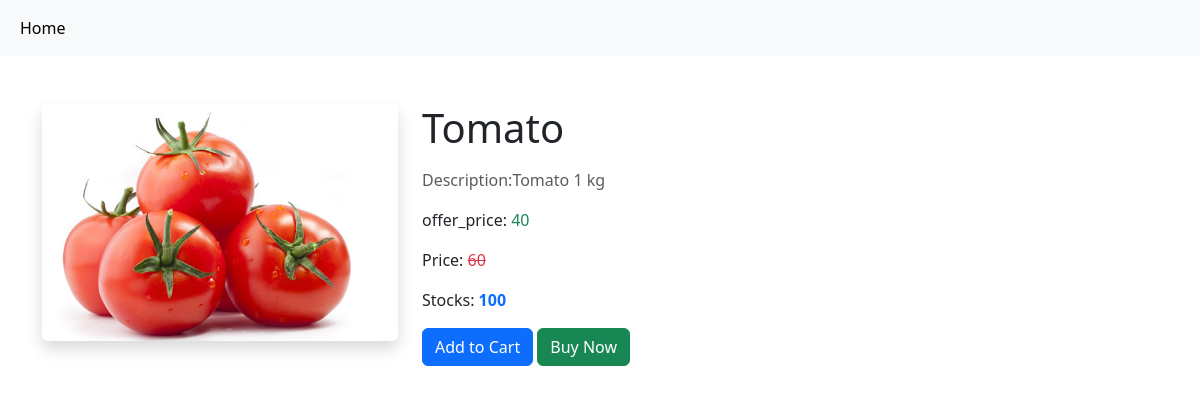
Before: /product_view/1/ with the older database file.
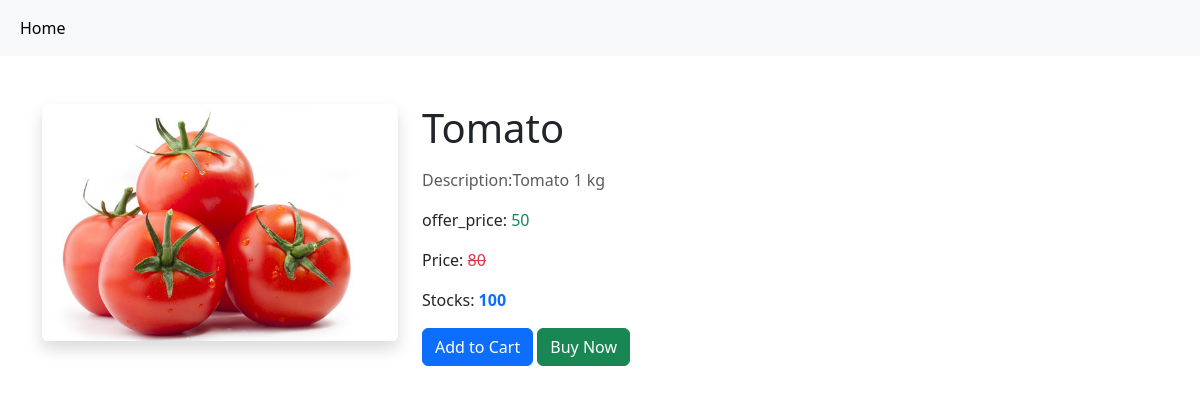
After: the same page with the newer database file.
### gm_app/models.py (models this page shows)
class Product(models.Model):
    pid=models.TextField()
    name=models.TextField()
    dis=models.TextField()
    offer_price=models.IntegerField()
    price=models.IntegerField()
    stock=models.IntegerField()
    category=models.ForeignKey(Category,on_delete=models.CASCADE)
    img=models.FileField()

### gm_app/views.py (the view)
# urls.py: path('product_view/<int:pid>/', views.product_view, name='product_view'),
def product_view(req,pid):
       product = get_object_or_404(Product, id=pid)
       data=Product.objects.get(pk=pid)
       return render(req,'user/product_view.html',{'Product':data,'product': product})

### templates/user/product_view.html (shortened to what this page needs)
<!DOCTYPE html>
<html lang="en">
<head>
    <link href="https://cdn.jsdelivr.net/npm/bootstrap@5.3.2/dist/css/bootstrap.min.css" rel="stylesheet">
</head>
<body>
    <nav class="navbar navbar-expand-sm bg-light navbar-light">
        <div class="container-fluid">
          <ul class="navbar-nav">
            <li class="nav-item">
              <a class="nav-link active" href="{% url 'user_home' %}">Home</a>
            </li>
          </ul>
        </div>
    </nav>
    <div class="container mt-5">
        <div class="row">
            <div class="col-md-4">
                <img src="{{ Product.img.url }}" alt="Product Image" class="img-fluid rounded shadow">
            </div>
            <div class="col-md-8">
                <h1 class="mb-3">{{ Product.name }}</h1>
                <p class="text-muted">Description:<span class="fw-normal">{{ Product.dis }} </span></p>
                <p>offer_price: <del style="text-decoration: none;" class="text-success">{{ Product.offer_price }}</del></p>
                <p>Price: <del style="text-decoration: line-through;" class="text-danger">{{ Product.price }}</del></p>
                <p>Stocks: <span class="fw-bold text-primary">{{ Product.stock }}</span></p>
                <a href="{% url 'add_to_cart' Product.id %}"  class="btn btn-primary">Add to Cart</a>
                <a href="{% url 'product_buy' Product.id %}" class="btn btn-success ">Buy Now</a>
            </div>
        </div>
    </div>
</body>
</html>

Changed rows visible on the page:
changed Product "Tomato": offer_price "40" → "50"; price "60" → "80"
